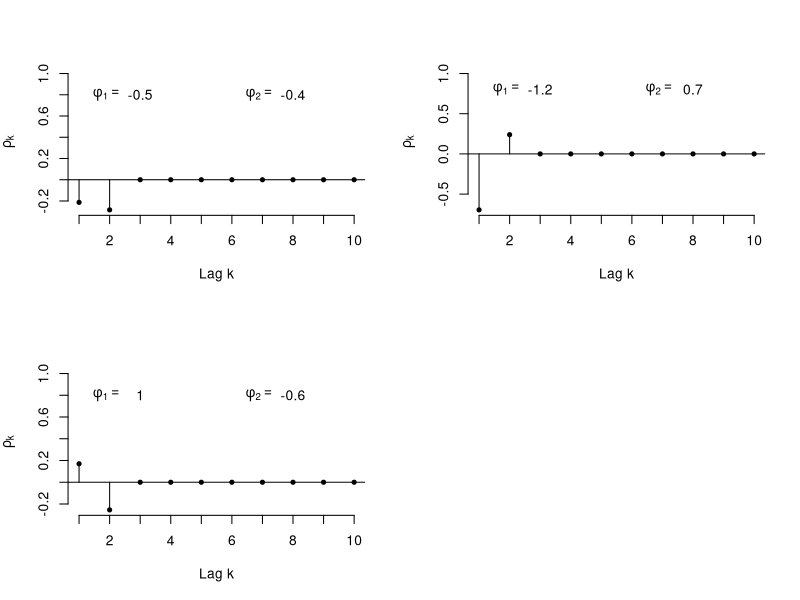
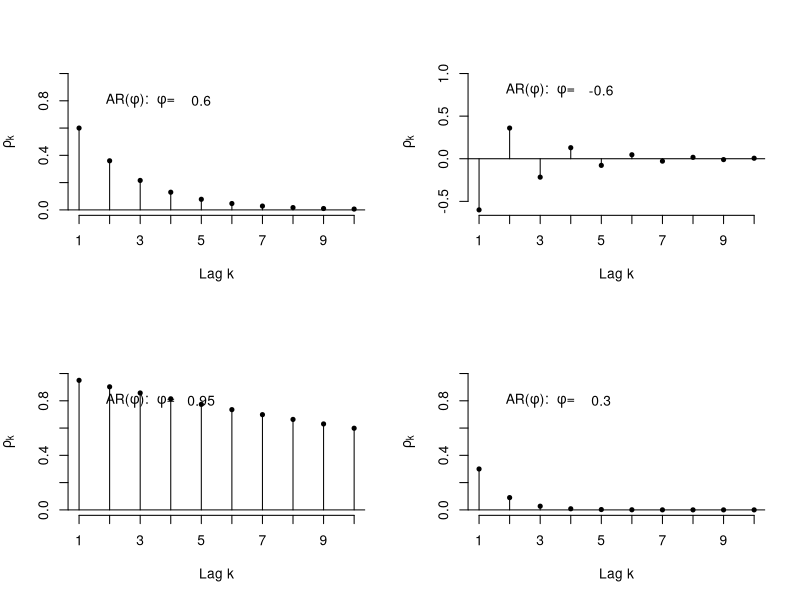
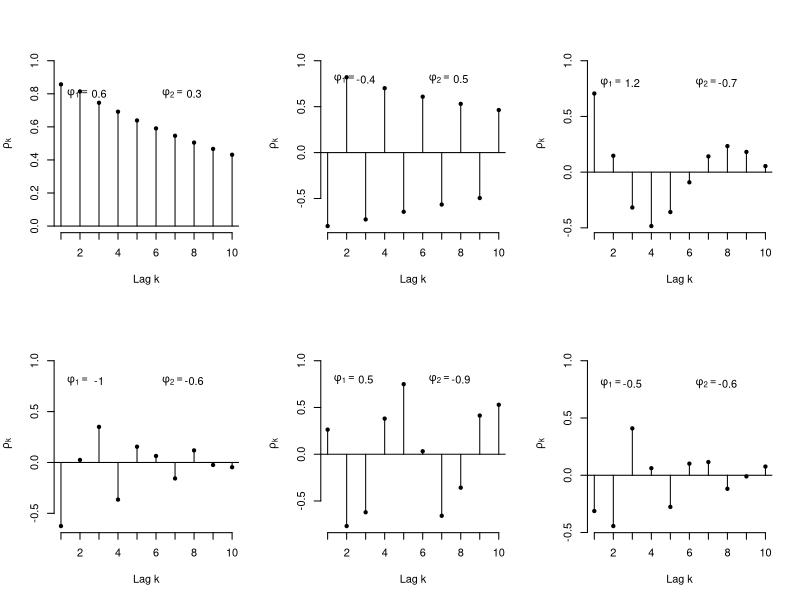
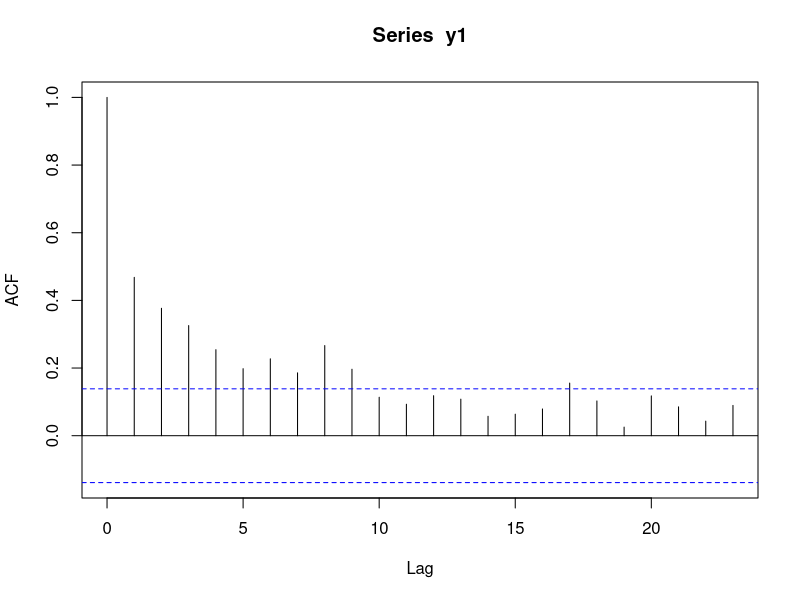
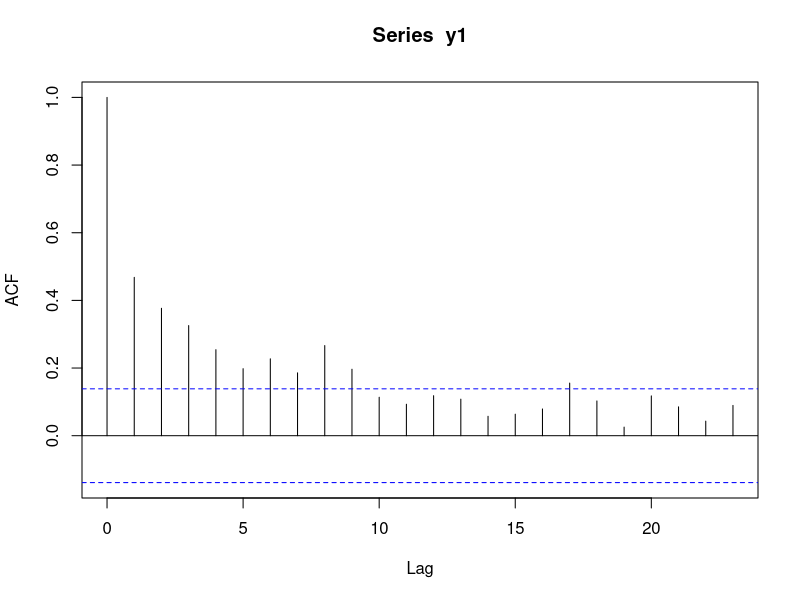
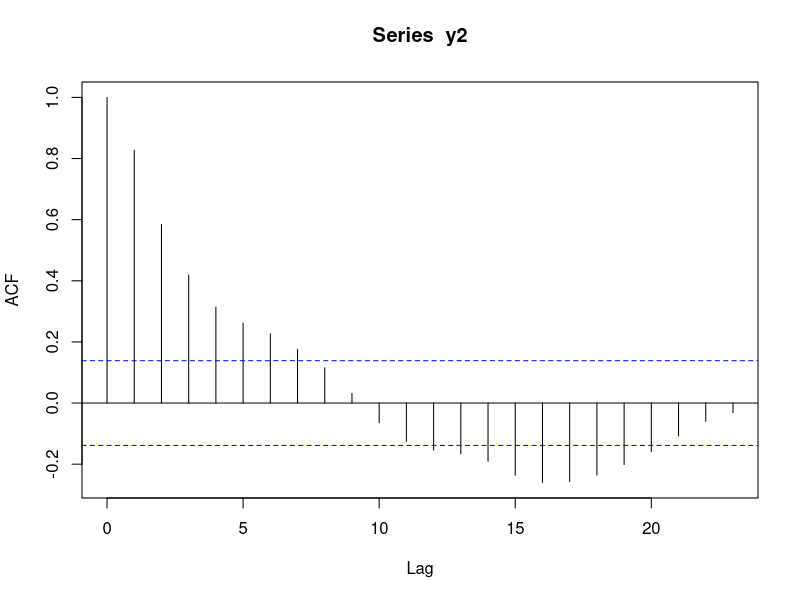
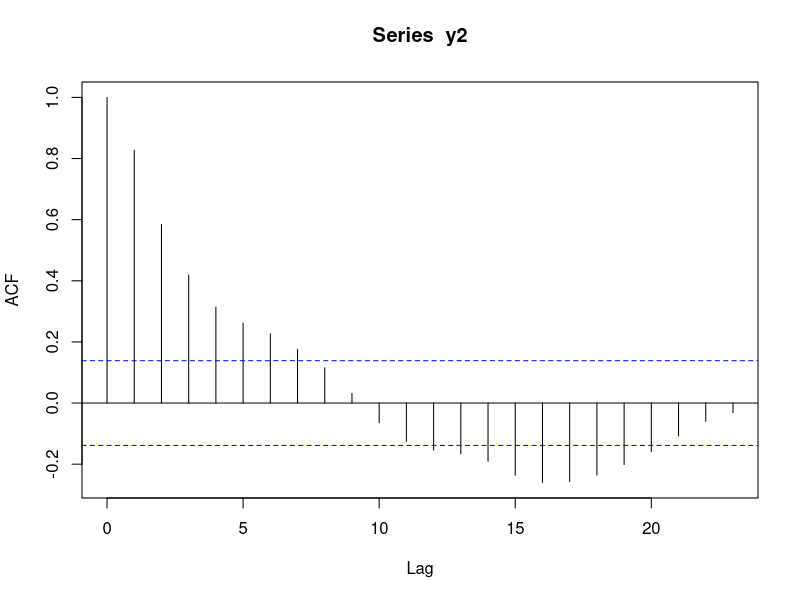

Write R code to recreate these figures, in order.

#TEXTBOOK: Time Series Analysis with Applications in R ~ J. Cryer & K-s. Chan
#Class projects&assignments

#Models for Stationary Time Series.

#QUESTION 4.2

# Sketch the autocorrelation functions for the following MA(2) models with parameters as specified:
# (a)θ1= 0.5 and θ2 = 0.4.
# (b)θ1= 1.2 and θ2= −0.7.
# (c) θ1= −1 and θ2= −0.6.

#Create a function
MA2acf <- function(P1,P2) {
  Y2=ARMAacf(ma=c(P1,P2),lag.max=10,pacf=FALSE)[-1]  
  # acf of MA(P1,P2) with rho[0] dropped
  plot(y=Y2, x=1:10, type='h', xlab='Lag k', ylab=expression(rho[k]), 
       axes=F, ylim=range(0,1,Y2))
  points(y=Y2, x=1:10, pch=20)
  abline(h=0)
  axis(1, at=1:10, labels= c(NA,2,NA,4,NA,6,NA,8,NA,10))
  axis(2)
  text(x=2, y=0.8, labels=expression(phi[1]==' '))
  text(x=3, y=0.8, labels=P1)
  text(x=7, y=0.8, labels=expression(phi[2]==' '))
  text(x=8, y=0.8, labels=P2)
}

#Plots with specified parameters
par(mfrow=c(2,2))
MA2acf(-0.5,-0.4)
MA2acf(-1.2,0.7)
MA2acf(1,-0.6)


#Question 4.5

# Calculate and sketch the autocorrelation functions for each of the following
# AR(1) models. Plot for sufficient lags thatthe autocorrelation function has nearly
# died out.
# (a)φ1= 0.6.
# (b)φ1= −0.6.
# (c) φ1= 0.95. (Do out to 20 lags.)
# (d)φ1= 0.3

AR1acf <- function(P) {
  Y1=ARMAacf(ar=c(P),lag.max=10,pacf=FALSE)[-1]  
  # acf of AR(P) with rho[0] dropped
  plot(y=Y1, x=1:10, type='h', xlab='Lag k', ylab=expression(rho[k]), 
       axes=F, ylim=range(0,1,Y1))
  points(y=Y1, x=1:10, pch=20)
  abline(h=0)
  axis(1, at=1:10, labels= c(1,NA,3,NA,5,NA,7,NA,9,NA))
  axis(2)
  text(x=3, y=0.8, labels=expression(paste('AR(',phi,'):  ',phi,'=')))
  text(x=5, y=0.8, labels=P)
}

par(mfrow=c(2,2))
AR1acf(0.6)	
AR1acf(-0.6)
AR1acf(0.95)
AR1acf(0.3)

#for part c- with just 20 lags
AR1acf <- function(P) {
  Y1=ARMAacf(ar=c(P),lag.max=20,pacf=FALSE)[-1]  
  # acf of AR(P) with rho[0] dropped
  plot(y=Y1, x=1:20, type='h', xlab='Lag k', ylab=expression(rho[k]), 
       axes=F, ylim=range(0,1,Y1))
  points(y=Y1, x=1:20, pch=20)
  abline(h=0)
  axis(1, at=1:20, labels= c(1,NA,3,NA,5,NA,7,NA,9,NA,11,NA,13,NA,15,NA,17,NA,19,NA))
  axis(2)
  text(x=3, y=0.8, labels=expression(paste('AR(',phi,'):  ',phi,'=')))
  text(x=5, y=0.8, labels=P)
}

#QUESTION 4.9
#similar code to ma

# Use the recursive formula of Equation (4.3.13) to calculate and then sketch the
# autocorrelation functions for the following AR(2) models with parameters as
# specified. In each case, specify whether the roots of the characteristic equation are
# real or complex. If the roots are complex, find the damping factor, R, and frequency, Θ,
#for the corresponding autocorrelation functionwhen expressed as in Equation (4.3.17), on page 73.
# (a)φ1= 0.6and φ2= 0.3.
# (b)φ1= −0.4 and φ2= 0.5.
# (c) φ1= 1.2 and φ2= −0.7.
# (d)φ1= −1 and φ2= −0.6.
# (e) φ1= 0.5and φ2= −0.9.
# (f) φ1= −0.5 and φ2= −0.6.

AR2acf <- function(P1,P2) {
  Y2=ARMAacf(ar=c(P1,P2),lag.max=10,pacf=FALSE)[-1]  
  # acf of AR(P1,P2) with rho[0] dropped
  plot(y=Y2, x=1:10, type='h', xlab='Lag k', ylab=expression(rho[k]), 
       axes=F, ylim=range(0,1,Y2))
  points(y=Y2, x=1:10, pch=20)
  abline(h=0)
  axis(1, at=1:10, labels= c(NA,2,NA,4,NA,6,NA,8,NA,10))
  axis(2)
  text(x=2, y=0.8, labels=expression(phi[1]==' '))
  text(x=3, y=0.8, labels=P1)
  text(x=7, y=0.8, labels=expression(phi[2]==' '))
  text(x=8, y=0.8, labels=P2)
}

acos(-0.3227)

par(mfrow=c(2,3))
AR2acf(0.6,0.3)
AR2acf(-0.4,0.5)
AR2acf(1.2,-0.7)
AR2acf(-1,-0.6)
AR2acf(0.5,-0.9)
AR2acf(-0.5,-0.6)



#QUESTION 4.10

#Sketch the autocorrelation functions for each of the following ARMA models:
#(a)ARMA(1,1) with φ= 0.7 and θ= 0.4.
#(b)ARMA(1,1) with φ= 0.7 and θ= −0.4.

par(mfrow=c(1,1))
set.seed(24680)
y1 <- arima.sim(n=200, model=list(ar=0.7, ma=-0.4), rand.gen=rnorm)
plot(acf(y1))
y2 <- arima.sim(n=200, model=list(ar=0.7, ma=0.4), rand.gen=rnorm)
plot(acf(y2))

